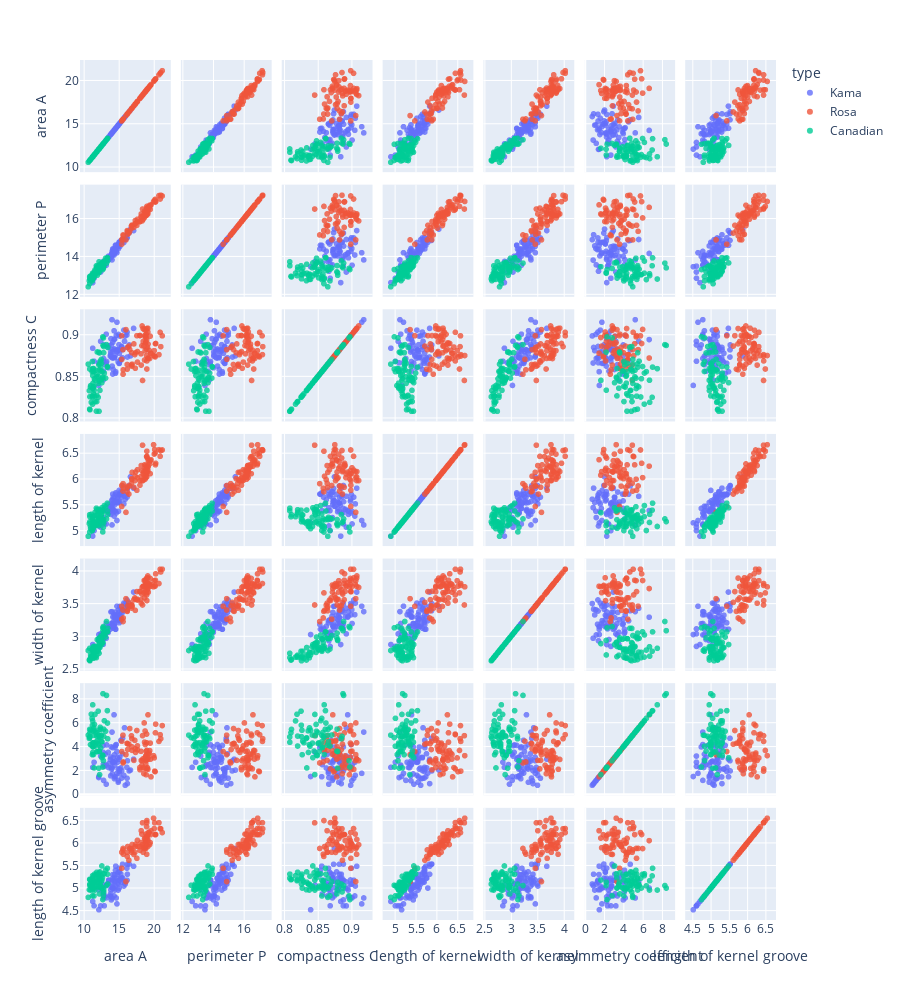

The notebook cell saved with this chart:
### Markdown cell above
#### scatter matrix plot

### Code cell
# Färben Sie im Scatter Matrix Plot die Datenpunkte anhand ihrer Sorte ('type') ein.
px.scatter_matrix(data,
                  color='type',
                  dimensions=data.iloc[:,0:7],
                  opacity=0.8, # macht Datenpunkte zu 20% durchsichtig
                  height=1000, # Höhe des Gesamtplots in Pixeln
                  hover_name=data.index) # Überschrift der eingeblendeten Mouse-Over-Information: Zeilennr.
